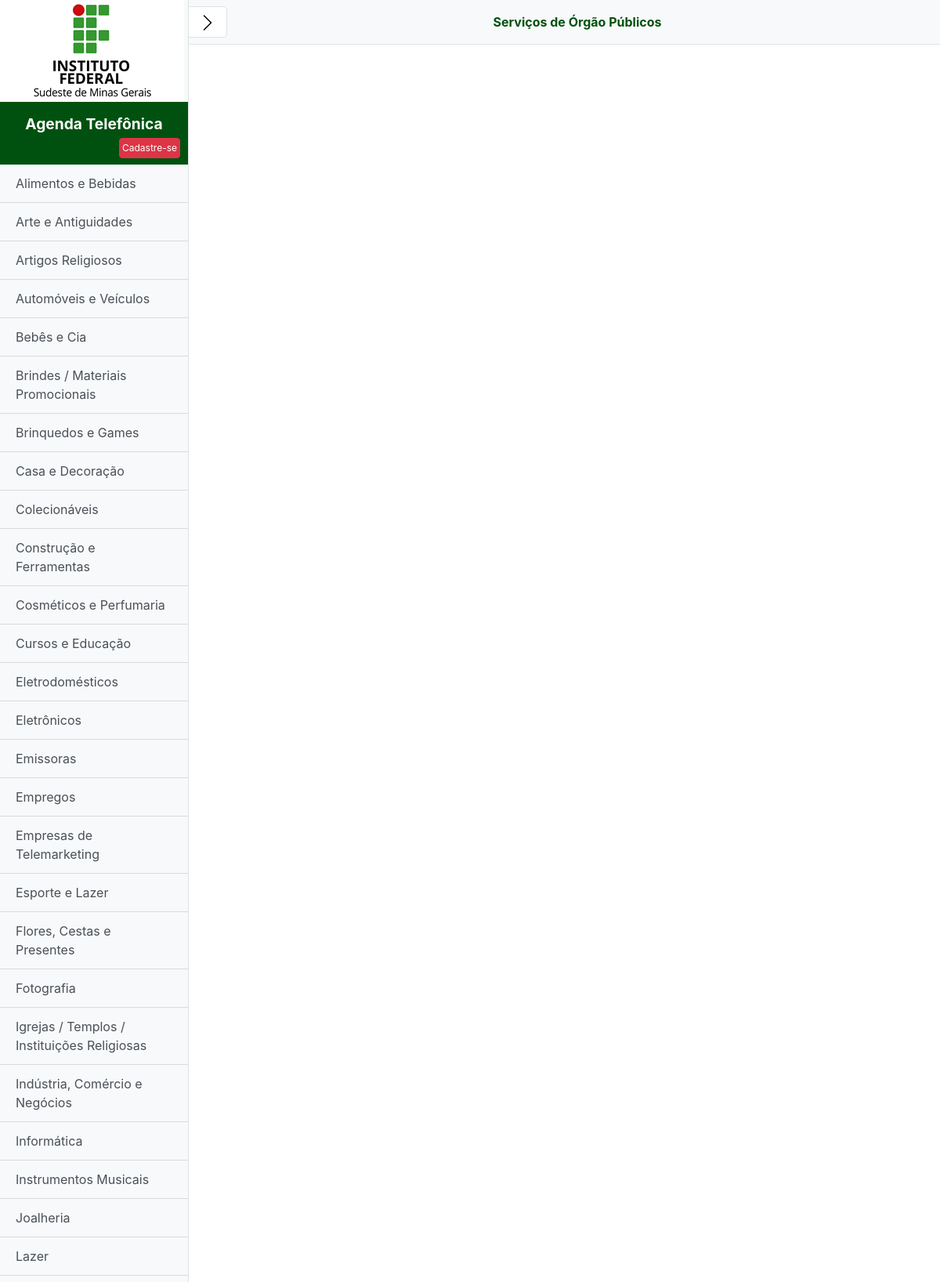
The app's page /index.php?id=61 (upper part) with its own data.
### tables this page shows
CREATE TABLE segmento (
  idsegmento int(11) PRIMARY KEY AUTO_INCREMENT,
  nome varchar(100) DEFAULT NULL
);

### index.php (the view, shortened to what this page needs)
<?php
    include 'conexao.php';
?>
<!DOCTYPE html>
<html lang="pt-br">
<head>
    <link href="css/bootstrap.min.css" rel="stylesheet" id="bootstrap-css">
    <link href="css/simple-sidebar.css" rel="stylesheet" id="sidebar-css">
    <link href="css/style.css" rel="stylesheet" id="style">
</head>
<body>
<div class="d-flex" id="wrapper">
    <div class="bg-light border-right" id="sidebar-wrapper">
    <img src="assets/logoif.png" />
      <div class="sidebar-heading cabecalho-titulo text-center">Agenda Telefônica<p class="text-right p-cadastro"><a class="btn btn-danger link-cadastro" href="cadastro.php">Cadastre-se</a></p></div>
      <div class="list-group list-group-flush">
        <?php
            $sql = "SELECT * FROM segmento ORDER BY nome";
            $resultado= $conexao->query($sql);
            while($linha=$resultado->fetch_array()){
                $link = "index.php?id=".$linha['idsegmento'];
                $nome = $linha['nome'];
                echo "<a href='$link' class='list-group-item list-group-item-action bg-light'>$nome</a>";
            }
        ?>
      </div>
    </div>
    <div id="page-content-wrapper">
      <nav class="navbar navbar-expand-lg navbar-light bg-light border-bottom bg-sup">
        <button class="btn btn-primary bt-menu" id="menu-toggle">
            <img src="icons/chevron-right.svg" alt="" width="24" height="24" title="Facebook">
        </button>
        <span class="navbar-text text-center nome-sup">
            <?php
                if(isset($_GET['id'])){
                    $id = $_GET['id'];
                    $sql = "SELECT * FROM segmento WHERE idsegmento = $id";
                    $resultado= $conexao->query($sql);
                    $linha=$resultado->fetch_array();
                    echo $linha['nome'];
                }else{
                    echo "Segmento";
                }
            ?>
        </span>
      </nav>
      <div class="container-fluid">
            <div class="row">
                <div class="espaco"> &nbsp; </div>
                <div class="espaco"> &nbsp; </div>
            </div>
        </div>
    </div>
</div>
</body>
</html>

### css/simple-sidebar.css (style rules this page uses)
body { overflow-x: hidden; }
#sidebar-wrapper { min-height: 100vh; margin-left: -15rem; -webkit-transition: margin .25s ease-out; -moz-transition: margin .25s ease-out; -o-transition: margin .25s ease-out; transition: margin .25s ease-out; }
#sidebar-wrapper .sidebar-heading { padding: 0.875rem 1.25rem; font-size: 1.2rem; }
#sidebar-wrapper .list-group { width: 15rem; }
#page-content-wrapper { min-width: 100vw; }
@media (min-width: 768px) { #sidebar-wrapper { margin-left: 0; } }
@media (min-width: 768px) { #page-content-wrapper { min-width: 0; width: 100%; } }

### css/style.css (style rules this page uses)
.bt-menu { margin-left: -17px; border-radius: 0 5px 5px 0; border: 1px solid #dee2e6 !important; background: #fff; }
.nome-sup { width: 100%; color: #00510F !important; font-weight: 700; }
.espaco { display: inline-block; width: 100%; height: 20px; }
.link-cadastro { font-size: 12px; padding: 3px; }
.cabecalho-titulo { border-bottom: 4px solid #00510f; color: #fff; background: #00510f !important; font-weight: 700; }
.p-cadastro { margin: 0 -10px -10px 0; }

### records on screen
segmento: nome "Alimentos e Bebidas"
segmento: nome "Arte e Antiguidades"
segmento: nome "Artigos Religiosos"
segmento: nome "Automóveis e Veículos"
segmento: nome "Bebês e Cia"
segmento: nome "Brindes / Materiais Promocionais"
segmento: nome "Brinquedos e Games"
segmento: nome "Casa e Decoração"
segmento: nome "Colecionáveis"
segmento: nome "Construção e Ferramentas"
segmento: nome "Cosméticos e Perfumaria"
segmento: nome "Cursos e Educação"
segmento: nome "Eletrodomésticos"
segmento: nome "Eletrônicos"
segmento: nome "Emissoras"
segmento: nome "Empregos"
segmento: nome "Empresas de Telemarketing"
segmento: nome "Esporte e Lazer"
segmento: nome "Flores, Cestas e Presentes"
segmento: nome "Fotografia"
segmento: nome "Igrejas / Templos / Instituições Religiosas"
segmento: nome "Indústria, Comércio e Negócios"
segmento: nome "Informática"
segmento: nome "Instrumentos Musicais"
segmento: nome "Joalheria"
segmento: nome "Lazer"
segmento: nome "Serviços de Órgão Públicos"
